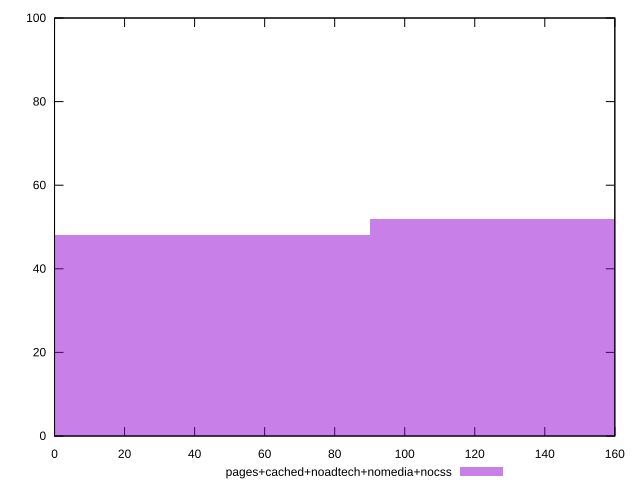

The script that saved this image:
reset

$pagesCachedNoadtechNomediaNocss <<EOF
0 48
180.27669020614965 52
EOF

set key outside below
set boxwidth 180.27669020614965
set xrange [0:160]
set yrange [0:100]
set trange [0:100]
set style fill transparent solid 0.5 noborder
set terminal svg size 640, 490 enhanced background rgb 'white'
set output "report_00014_2021-02-09T15:56:05.503Z/unminified-javascript/comparison/histogram/4_vs_5.svg"

plot $pagesCachedNoadtechNomediaNocss title "pages+cached+noadtech+nomedia+nocss" with boxes

reset
